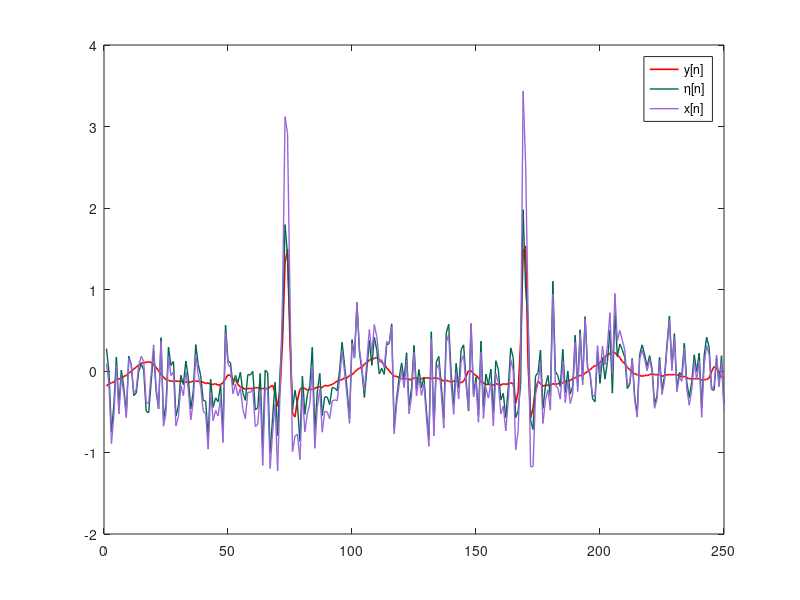
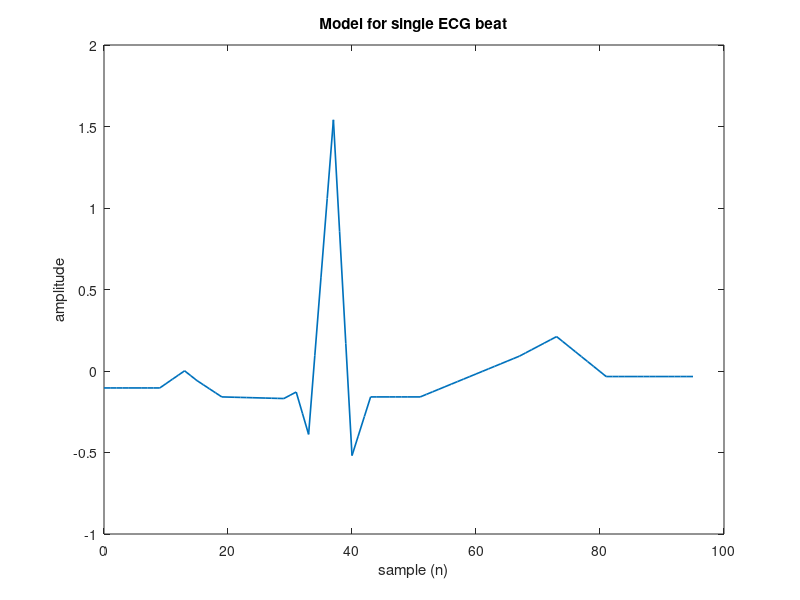

Here is the MATLAB script that generated these plots, in order: (Note: this script raises an error after producing the figures.)
%% Data construction

%signal from mat file
yn = importdata('idealECG.mat');

%sampling frequency
sfreq = 500;

%additive white gaussian noise signal with 10dB SNR w.r.t y(n)
eta_wg = awgn(yn, 10);

%sin wave
n = (1:1:length(yn));
eta_50 = 0.2*sin(2*pi*50*n);

%define signal
eta_n = eta_wg + eta_50;
xn = yn + eta_n;

%visualize the signals
figure();
plot(yn(:,1:250), 'Color',[1, 0, 0], 'LineWidth',1.2), hold on;
plot(eta_n(:,1:250), 'Color',[0, 0.4,0.3], 'LineWidth',1.0), hold on;
plot(xn(:,1:250),'Color', [0.6, 0.4,0.85], 'LineWidth',1.0), hold off;
legend('y[n]','{\eta}[n]', 'x[n]')

%% 1. Weiner filtering

%--------------------------------------------------------------------------
% %Part 1
% 
% %set mean to zero
% yn_stat = yn - mean(yn);
% xn_stat = xn - mean(xn);
% eta_stat = eta_n - mean(eta_n);
%  
% Y = yn_stat(:, 37:132); %desired signal
% N = xn_stat(:, 110:148); %noise signal
%  
% %plot signals
% figure();
% plot(Y);
% title('Desired Signal');
% xlabel('sample (n)')
% ylabel('amplitude (mV)')
% 
% %plot signals
% figure();
% plot(N);
% title('Noise Signal');
% xlabel('sample (n)')
% ylabel('amplitude (mV)')


%--------------------------------------------------------------------------

%Part 2

%set mean to zero
xn_stat = xn - mean(xn);
eta_stat = eta_n - mean(eta_n);
  
%get a single ECG beat
yn_stat = yn - mean(yn);
ECG_beat = yn_stat(:, 37:132);
  
%generate the linear model
time = (0:1:length(ECG_beat)-1); %define time vector

time_points = [0,9,13,15,19,29,31,33,37,40,43,51,67,73,81,95];
amp_points = zeros(1,length(time_points));
 

for i=1:length(time_points)
      index = time_points(i)+1;
      amp_points(i) = ECG_beat(index);
  end
  
%adjust initial and final line segments
amp_points(1) = (amp_points(1) + amp_points(2))/2;
amp_points(2) = amp_points(1);
  
amp_points(end) = (amp_points(end) + amp_points(end-1))/2;
amp_points(end-1) = amp_points(end);
 
linear_model = interp1(time_points, amp_points, time, 'linear');
 
%plot the linear model generated
figure();
plot(time, linear_model, 'LineWidth', 1.2);
ylabel('amplitude');
xlabel('sample (n)')
title('Model for single ECG beat')


%define sigals
 
Y = linear_model; %desired signal
N = xn_stat(:, 110:148); %noise signal



%% 1.1 Discrete time-domain implementation of the Wiener filter


% (a)

M = 10; %filter order
weights = wiener_coeff(N, Y, M);
disp('weights vector (filter order 10):');
disp(weights);

y_hat =  filter(weights, 1, xn_stat);
figure(1);
plot(y_hat(:, 37:132));
ylabel('amplitude')
xlabel('sample (n)')
title('Filtered Signal, order = 10')

%--------------------------------------------------------------------------

% (b)
M_arr = 1:1:100; % filter orders
min_error = inf; % initialize minimum error
error_arr = zeros(1,100); % array to store MSE foreach filter order


for iter = 1:length(M_arr)
    M = M_arr(iter); % current filter order
    w = wiener_coeff(N, Y, M); % calculate wiener coefficients
    y_hat =  filter(w, 1, xn_stat); % filtered signal
    
    error = immse(yn_stat,y_hat); % compute MSE error between predicted signal and desired signal
    error_arr(iter) = error; % add error to the errors list
    
    % check for current optimum order
    if error < min_error
        min_error = error;
        M_opt = M; % optimum filter order
        w_opt = w;
        y_hat_opt = y_hat; % predicted filter for optimum order
    end
end


%display optimum results 
disp('optimum order: ');
disp(M_opt);
disp('optimum filter coefficients:');
disp(w_opt);


%plot magnitude response
fvtool(w_opt,1,'Magnitude');


%--------------------------------------------------------------------------

%plot single beat of predicted signal for the optimum order
figure(2);
plot(y_hat_opt(:, 37:132), 'LineWidth', 1.2),hold on;
plot(yn_stat(:, 37:132), 'LineWidth', 1.2),hold off;
legend('predicted\_optimum', 'desired signal')
title(['Filtered Signal and Desired Signal, optimum order = ', num2str(M_opt)]);
ylabel('amplitude');
xlabel('sample (n)')

figure(3);
plot(error_arr, 'LineWidth', 1.2),hold on;
plot(M_opt, min_error, 'o','Color', 'red'), hold off;
title('Filter order vs Error between predicted and desired signals');
ylabel('mse\_error')
xlabel('filter order (M)')


%--------------------------------------------------------------------------

% (d)

y_hat = filter(w_opt, 1, xn_stat); %filtered signal

[psd_yn, f] = pwelch(yn_stat, [], [], sfreq);
[psd_etan, ] = pwelch(eta_stat, [], [], sfreq);
[psd_xn, ] = pwelch(xn_stat, [], [], sfreq);
[psd_yhat, ] = pwelch(y_hat, [], [], sfreq);


%plot spectra
figure(4);
plot(f,10*log10(psd_yn),'LineWidth', 1.2), hold on;
plot(f,10*log10(psd_etan),'LineWidth', 1.2), hold on;
plot(f,10*log10(psd_xn),'LineWidth', 1.2), hold on;
plot(f,10*log10(psd_yhat),'LineWidth', 1.2), hold off;

legend('y[n]', '\eta[n]', 'x[n] = y[n] + \eta[n]', 'y\_hat[n]');
title('Power Spectral Density Estimate');
ylabel('Power/frequemcy (dB/Hz)');
xlabel('frequency (Hz)');





%% 1.2 Frequency domain implementation of the Wiener filter



% (a).

% signals using
% yn_stat: clean ECG signal
% xn_stat: noisy ECG signal
% Y: desired signal template,
%    Part 1 - single ECG beat from y[n]
%    Part 2 - single ECG beat linear model
% N: noise signal,
%    Part 1 and Part 2 - isoelectric segment from x[n]


%% uncomment Part 1 and comment Part 2

% get the signal length
n = length(yn_stat);

% compute fourier transforms
X_f = fft(xn_stat, n*2-1);
Y_f = fft(Y, n*2-1);
N_f = fft(N, n*2-1);

% compute PSDs
Syy = abs(Y_f).^2; %desired template
Snn = abs(N_f).^2; %noise signal

% frequency domain Wiener filter weights
W_f = Syy./(Syy + Snn);

Yhat_f = W_f .* X_f; % Compute filtered signal in fequency domain

y_hat_1 = ifft(Yhat_f); % covert back to time domain
y_hat_1 = y_hat_1(:,1:n); % truncate the signal to remove zero pad

%plot filtered signal and desired signal (single beat)
figure();
plot(y_hat_1(:, 37:132), 'LineWidth', 1.2), hold on;
plot(xn_stat(:, 37:132), 'LineWidth', 1.2), hold on;
plot(yn_stat(:, 37:132), 'LineWidth', 1.2), hold off;
legend('predicted signal', 'noisy ECG','desired signal');
ylabel('amplitude');
xlabel('sample (n)');
title('Filtered signal and desired signal for a single beat of ECG');



%% comment Part 1 and uncomment Part 2


% get the signal length
m = length(yn_stat);

% compute fourier transforms
X_f = fft(xn_stat, m*2-1);
Y_f = fft(Y, m*2-1);
N_f = fft(N, m*2-1);

% compute PSDs
Syy = abs(Y_f).^2; %desired template
Snn = abs(N_f).^2; %noise signal

% frequency domain Wiener filter weights
W_f_2 = Syy./(Syy + Snn);

Yhat_f = W_f_2 .* X_f; % Compute filtered signal in fequency domain

y_hat_2 = ifft(Yhat_f); % covert back to time domain
y_hat_2 = y_hat_2(:,1:m); % truncate the signal to remove zero pad

%plot filtered signal and desired signal (single beat)
figure();
plot(y_hat_2(:, 37:132), 'LineWidth', 1.2), hold on;
plot(xn_stat(:, 37:132), 'LineWidth', 1.2), hold on;
plot(yn_stat(:, 37:132), 'LineWidth', 1.2), hold off;
legend('predicted signal', 'noisy ECG','desired signal');
ylabel('amplitude');
xlabel('sample (n)');
title('Filtered signal and desired signal for a single beat of ECG');



%%  
% (b).

% calculte error between predicted signals and clean signal
error_1 = immse(yn_stat,y_hat_1); % part 1
error_2 = immse(yn_stat,y_hat_2); % part 2

% diplay results
fprintf('part 1 mse error = %f\n', (error_1));
fprintf('part 2 mse error = %f\n', (error_2));

% plot signals for a single beat
figure();
plot(y_hat_1(:, 37:132), 'LineWidth', 1.2), hold on;
plot(y_hat_2(:, 37:132), 'LineWidth', 1.2), hold off;
legend('ECG beat', 'Linear model');
title('Filtered signal comparison (y\_hat)');
ylabel('anplitude');
xlabel('sample (n)');




%% 1.3 Effect of non-stationary noise on Wiener filtering

noise_nonstat = zeros(1, length(yn_stat)); % initialize noise array

sig_len = length(yn_stat); %signal length

n = (0:1:sig_len-1); % sample index array

% define noise components
eta_50 = 0.2*sin(2*pi*50*n);
eta_100 = 0.2*sin(2*pi*100*n);

T_half = floor(sig_len/2); %index of the middle sample

% construct the noise signal
noise_nonstat(:,1:T_half-1) = eta_wg(:,1:T_half-1) + eta_50(:,1:T_half-1);
noise_nonstat(:,T_half:end) = eta_wg(:,T_half:end) + eta_100(:,T_half:end);


%--------------------------------------------------------------------------
% (a).

% use the frequency domain filtering with ECG template linear model(Part2)
%
% W_f_2 : previously computed weights
% noise_nonstat : new noise component (non-stationary)
% xn_new : new noisy ECG signal

% recompute x[n]
xn_new = yn + noise_nonstat; 

m = length(yn_stat); % signal length

% compute fourier transforms
X_f_new = fft(xn_new, m*2-1);

Yhat_f_new = W_f_2 .* X_f_new; % Compute filtered signal in fequency domain

y_hat_new = ifft(Yhat_f_new); % covert back to time domain
y_hat_new = y_hat_new(:,1:m); % truncate the signal to remove zero pad


%plot filtered signal and desired signal
figure();
plot(y_hat_new, 'LineWidth', 1.2), hold on;
plot(y_hat_2, 'LineWidth', 1.2), hold on;
plot(yn_stat, 'LineWidth', 1.2), hold off;
legend('predicted signal- non-stat noise', 'predicted signal- stat noise', 'desired signal');
ylabel('amplitude');
xlabel('sample (n)');
title('Filtered signal and desired signal');


% plot PSDs

[psd_y_hat_new, f] = periodogram(y_hat_new, [], [], sfreq);
[psd_y_hat_2,~] = periodogram(y_hat_2, [], [], sfreq);



%plot spectra
figure();
plot(f,10*log10(psd_y_hat_new),'LineWidth', 1.2), hold on;
plot(f,10*log10(psd_y_hat_2),'LineWidth', 1.2), hold off;

legend('predicted - nonstat noise', 'predicted - stat noise');
title('Power Spectral Density');
ylabel('Power/frequemcy (dB/Hz)');
xlabel('frequency (Hz)');



